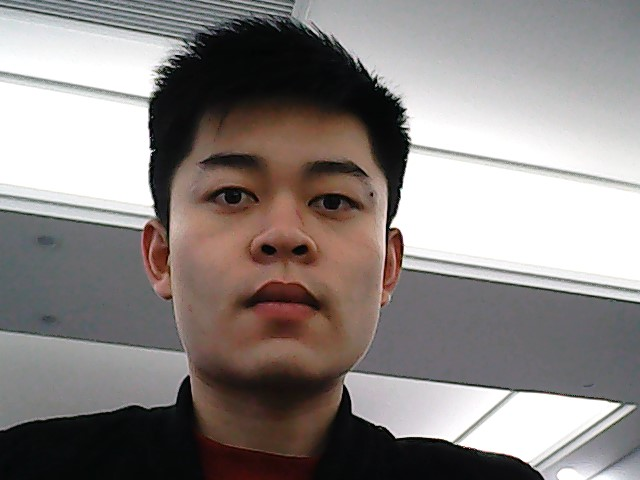
#> input picture 14/1.jpg, 640 x 480 px
$ python 14_3.py
#> lines starting #> are read from the running program, lines starting #| are printed output that depends on the picture
# -*- coding: utf-8 -*-
"""
Created on Tue Mar 19 21:36:31 2019

@author: TongDist
"""

import cv2

img=cv2.imread('1.jpg',0)
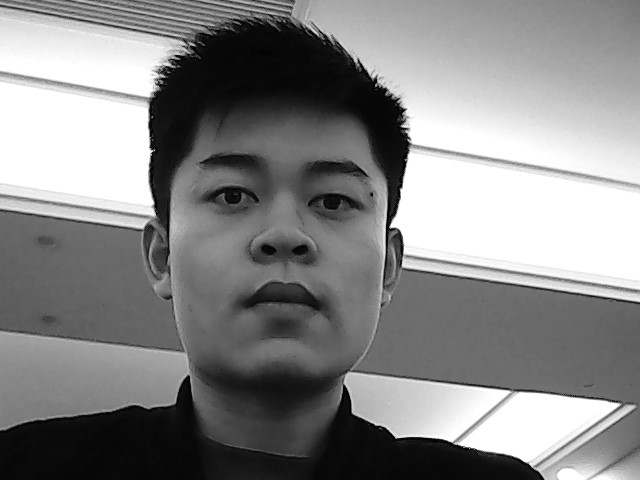
#> img: shape (480, 640); min 0, max 255, mean 135
rows,cols=img.shape
#> rows = 480; cols = 640
# 这里的第一个参数为旋转中心，第二个为旋转角度，第三个为旋转后的缩放因子
# 可以通过设置旋转中心，缩放因子，以及窗口大小来防止旋转后超出边界的问题
M=cv2.getRotationMatrix2D((cols/2,rows/2),45,0.6)
# 第三个参数是输出图像的尺寸中心
dst=cv2.warpAffine(img,M,(cols,rows))
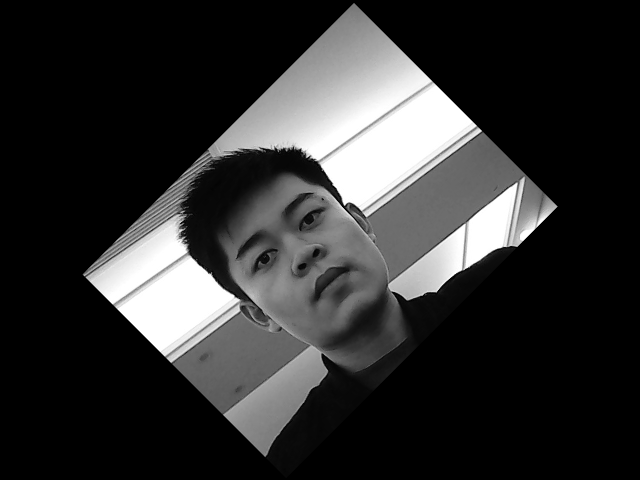
#> dst: shape (480, 640); min 0, max 255, mean 48.6
while(1):
    cv2.imshow('img',dst)
    if cv2.waitKey(1)&0xFF==27:
#> (key Esc is pressed here)
        break
cv2.destroyAllWindows()
